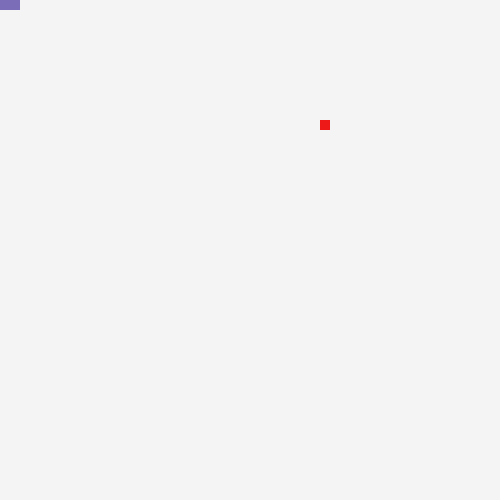
Frame 1 (no input)
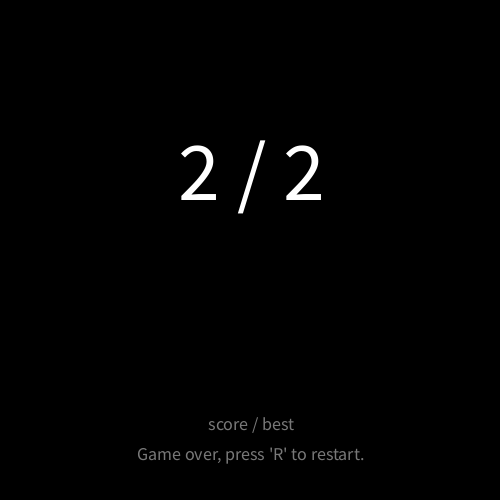
Frame 60 (the mouse pressed at the canvas centre just before this capture)
Frame 120 (the mouse held since frame 60 and released just before this capture): identical to frame 60, image omitted

The Processing sketch that drew these frames (run headless with seeded random() and noise(); from frame 60 on, the mouse is pressed at the canvas centre):

// Processing sketch: snake
// ── snake.pde
/*-----------------------------------
  snake game by processing
  
  author  paper
  date    2014-07
-------------------------------------*/

int w = 10;
int snakeLength = 2;
int snakeHeadX;
int snakeHeadY;
char snakeDirection = 'R';

int maxSnakeLength = 500;
int[] x = new int[maxSnakeLength];
int[] y = new int[maxSnakeLength];

boolean foodKey = true;
int foodX;
int foodY;

int backgroundColor = 244;
int bestScore = snakeLength;

boolean gameOverKey = false;

void setup() {
  size(500, 500);
  frameRate(15);
  noStroke();
}

void draw() {
  
  if( isGameOver() ){
    return;
  }

  background(backgroundColor);
  
  if (keyPressed && key == CODED) {
    switch(keyCode){
      case LEFT:
        snakeDirection = 'L';
        break;
      case RIGHT:
        snakeDirection = 'R';
        break;
      case DOWN:
        snakeDirection = 'D';
        break;
      case UP:
        snakeDirection = 'U';
        break;
    }
  }
  
  switch(snakeDirection){
    case 'L':
      snakeHeadX -= w;
      break;
    case 'R':
      snakeHeadX += w;
      break;
    case 'D':
      snakeHeadY += w;
      break;
    case 'U':
      snakeHeadY -= w;
      break;
  }
  

  if( isSnakeDie() ){
    return;
  }
  
  //add another food
  drawFood(width, height);
  
  //eat it
  if( snakeHeadX == foodX && snakeHeadY == foodY ){
    snakeLength++;
    foodKey = true;
  }
  
  //store snake body
  for (int i=snakeLength-1; i>0; i--) {
    x[i] = x[i-1];
    y[i] = y[i-1];
  }
  
  //store snake new head
  y[0] = snakeHeadY;
  x[0] = snakeHeadX;
  
  fill(#7B6DB7);
  
  //draw snake
  for (int i=0; i<snakeLength; i++) {
    rect(x[i], y[i], w, w);
  }
  
}//end draw

void snakeInit(){
  background(backgroundColor);
  snakeLength = 2;
  gameOverKey = false;
  snakeHeadX = 0;
  snakeHeadY = 0;
  snakeDirection = 'R';
}

void drawFood(int maxWidth, int maxHeight) {
  fill(#ED1818);
  
  if ( foodKey ) {
    foodX = int( random(0, maxWidth)/w  ) * w;
    foodY = int( random(0, maxHeight)/w ) * w;
  }
  
  rect(foodX, foodY, w, w);
  foodKey = false;
}

boolean isGameOver(){
  if( gameOverKey && keyPressed && (key == 'r' || key == 'R') ){
    snakeInit();
  }
  
  return gameOverKey;
}

void showGameOver(){
  pushMatrix();
    
  gameOverKey = true;
  bestScore = bestScore > snakeLength ? bestScore : snakeLength;
  
  background(0);
  translate(width/2, height/2 - 50);
  fill(255);
  textAlign(CENTER);

  textSize(84);
  text(snakeLength + " / " + bestScore, 0, 0);
  
  fill(120);
  textSize(18);
  text("score / best", 0, 230);
  text("Game over, press 'R' to restart.", 0, 260);

  popMatrix();
}

boolean isSnakeDie(){
  //hitting the wall
  if( snakeHeadX < 0 || snakeHeadX >= width || snakeHeadY < 0 || snakeHeadY >= height){
    showGameOver();
    return true;
  }
  
  //eat itself
  if( snakeLength > 2 ){
    for( int i=1; i<snakeLength; i++ ){
      if( snakeHeadX == x[i] && snakeHeadY == y[i] ){
        showGameOver();
        return true;
      }
    }
  }
  
  return false;
}
